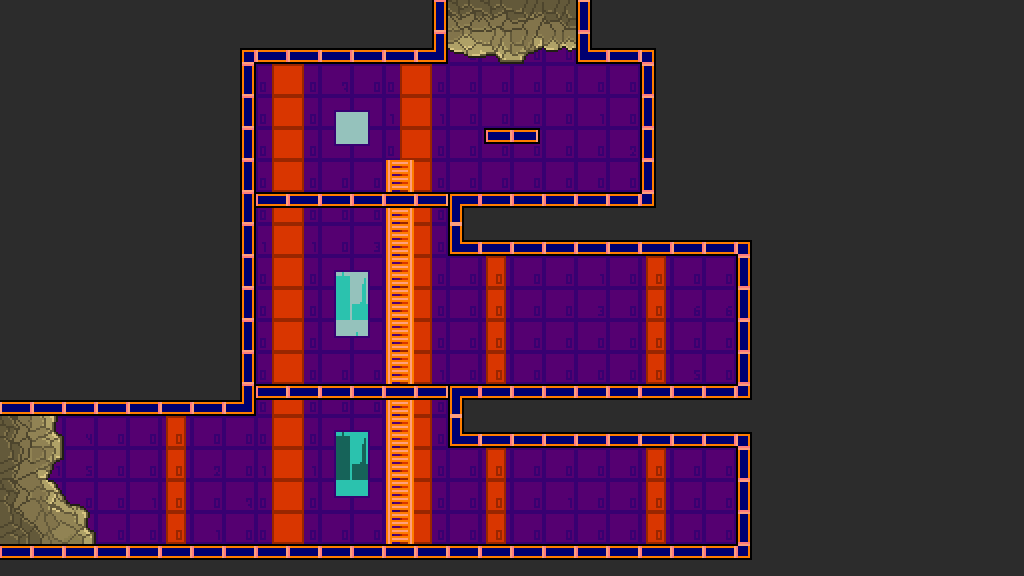

This is a level from a 2D game, rendered from its Tiled map with the project's own tilesets. A one-line summary and the map file follow, with tile-layer data summarised:
An orthogonal 32x18 tile map with 32x32 px tiles, 12 tile layers (Sky, Sky2, Background, CollisionLayer, ...) and 5 objects.

<map version="1.0" orientation="orthogonal" width="32" height="18" tilewidth="32" tileheight="32">
 <tileset firstgid="1" name="generalSprite" tilewidth="32" tileheight="32">
  <image source="generalSprite.png" width="128" height="1184" />
  <tile id="60">
   <properties>
    <property name="tileType" value="empty" />
   </properties>
  </tile>
 </tileset>
 <layer name="Sky" width="32" height="18">
  <data>[576 cells, 160 non-empty, 10 distinct tile ids]</data>
 </layer>
 <layer name="Sky2" width="32" height="18">
  <data>[576 cells, 111 non-empty, 18 distinct tile ids]</data>
 </layer>
 <layer name="Background" width="32" height="18">
  <data>[576 cells, 385 non-empty, 23 distinct tile ids]</data>
 </layer>
 <layer name="CollisionLayer" width="32" height="18">
  <data>[576 cells, 576 non-empty, 12 distinct tile ids]</data>
 </layer>
 <layer name="DamagingLayer" width="32" height="18">
  <data>[576 cells, 576 non-empty, 1 distinct tile ids]</data>
 </layer>
 <layer name="DecorLayer" width="32" height="18">
  <data>[576 cells, 576 non-empty, 1 distinct tile ids]</data>
 </layer>
 <layer name="LadderLayer" width="32" height="18">
  <data>[576 cells, 576 non-empty, 2 distinct tile ids]</data>
 </layer>
 <layer name="PlatformLayer" width="32" height="18">
  <data>[576 cells, 576 non-empty, 4 distinct tile ids]</data>
 </layer>
 <layer name="UpBlockingLayer" width="32" height="18">
  <data>[576 cells, 576 non-empty, 9 distinct tile ids]</data>
 </layer>
 <layer name="DownBlockingLayer" width="32" height="18">
  <data>[576 cells, 576 non-empty, 1 distinct tile ids]</data>
 </layer>
 <layer name="LeftBlockingLayer" width="32" height="18">
  <data>[576 cells, 576 non-empty, 13 distinct tile ids]</data>
 </layer>
 <layer name="RightBlockingLayer" width="32" height="18">
  <data>[576 cells, 576 non-empty, 1 distinct tile ids]</data>
 </layer>
 <objectgroup name="EnemySpawnLayer" width="32" height="18">
  <object x="320" y="96" width="32" height="32" />
  <object x="288" y="448" width="32" height="32" />
 </objectgroup>
 <objectgroup name="PlayerSpawnLayer" width="32" height="18">
  <object x="544" y="96" width="64" height="96" />
 </objectgroup>
 <objectgroup name="SwitchSpawnLayer" width="32" height="18">
  <object x="544" y="288" width="32" height="32" />
 </objectgroup>
 <objectgroup name="ChestSpawnLayer" width="32" height="18">
  <object x="320" y="256" width="32" height="32" />
 </objectgroup>
</map>
